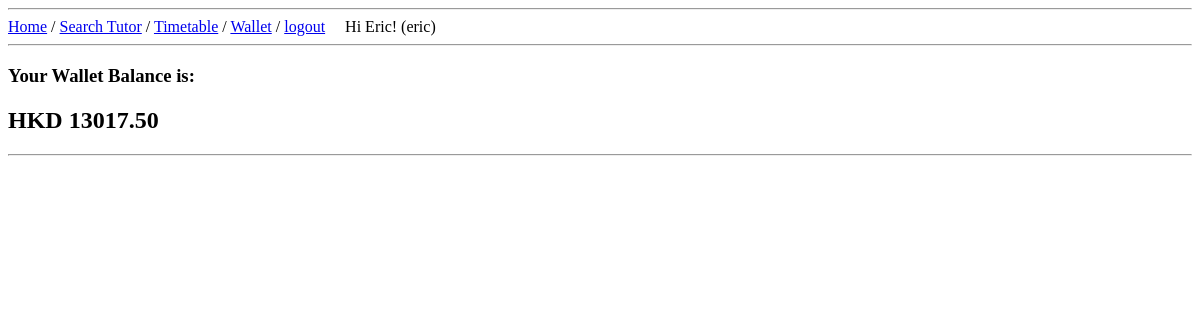
Page /wallet/ (signed in) on the earlier database version.
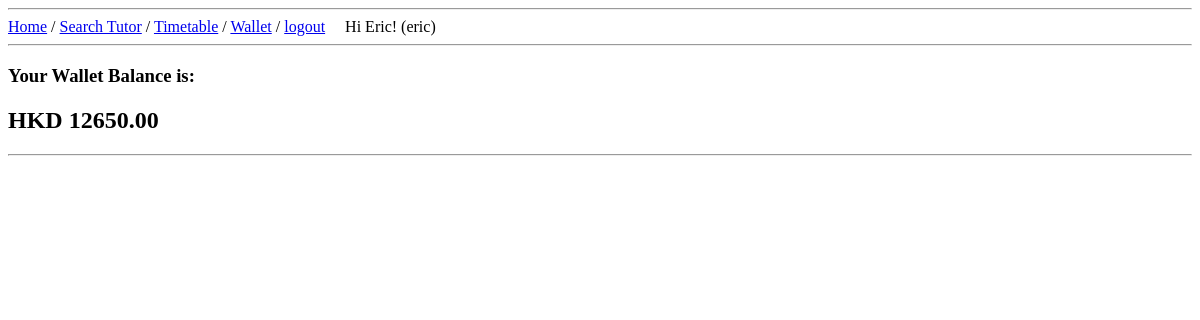
Same page on the later database version.
### core/models.py (models this page shows, shortened)
class Wallet(models.Model):
    profile = models.OneToOneField(Profile, on_delete=models.CASCADE)
    amount = models.DecimalField(max_digits=20, decimal_places=2, default=0.0, blank=True, null=True)

### core/views.py (the view)
# urls.py: url(r'^wallet/$', views.viewWallet, name='view_wallet'),
@login_required
def viewWallet(request):
    wallet = profile=request.user.profile.wallet
    context={'amount':wallet.amount}
    return render(request, 'view_wallet.html', context)

### core/templates/view_wallet.html (shortened to what this page needs)
{% extends 'base.html' %}
{% block content %}
    <h3>Your Wallet Balance is:</h3>
    <h2>HKD {{amount}}</h2>
{% endblock %}

### core/templates/base.html (shortened to what this page needs)
<!DOCTYPE html>
<html>
<head>
</head>
<body>
    <div id="nev">
      <hr>
        <a href="{% url 'homepage' %}">Home</a> /
        <a href="{% url 'search_tutor' %}">Search Tutor</a> /
      {% if user.is_authenticated %}
        <a href="{% url 'view_timetable' %}">Timetable</a> /
        <a href="{% url 'view_wallet' %}">Wallet</a> /
        <a href="{% url 'logout' %}">logout</a>	&nbsp;&nbsp;&nbsp;
        <span id="hi">Hi {{ user.first_name }}! ({{ user.username }})</span>
        <br/>
      {% else %}
        <a href="{% url 'login' %}">login</a> /
        <a href="{% url 'signup' %}">signup</a>
      {% endif %}
      <hr>
    </div>
  <main>
    {% block content %}
    {% endblock %}
  </main>
  <hr>
</body>
</html>

Differences in the rows shown:
changed Wallet: amount "13017.50" → "12650.00"
